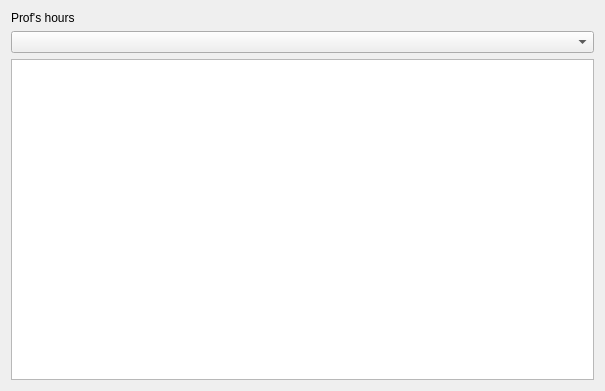
<?xml version="1.0" encoding="UTF-8"?>
<ui version="4.0">
 <class>phours</class>
 <widget class="QDialog" name="phours">
  <property name="geometry">
   <rect>
    <x>0</x>
    <y>0</y>
    <width>605</width>
    <height>391</height>
   </rect>
  </property>
  <property name="windowTitle">
   <string>Dialog</string>
  </property>
  <layout class="QVBoxLayout" name="verticalLayout">
   <item>
    <widget class="QLabel" name="label">
     <property name="text">
      <string>Prof's hours</string>
     </property>
    </widget>
   </item>
   <item>
    <widget class="QComboBox" name="comboBox"/>
   </item>
   <item>
    <widget class="QTableWidget" name="tableWidget"/>
   </item>
  </layout>
 </widget>
 <resources/>
 <connections/>
</ui>
